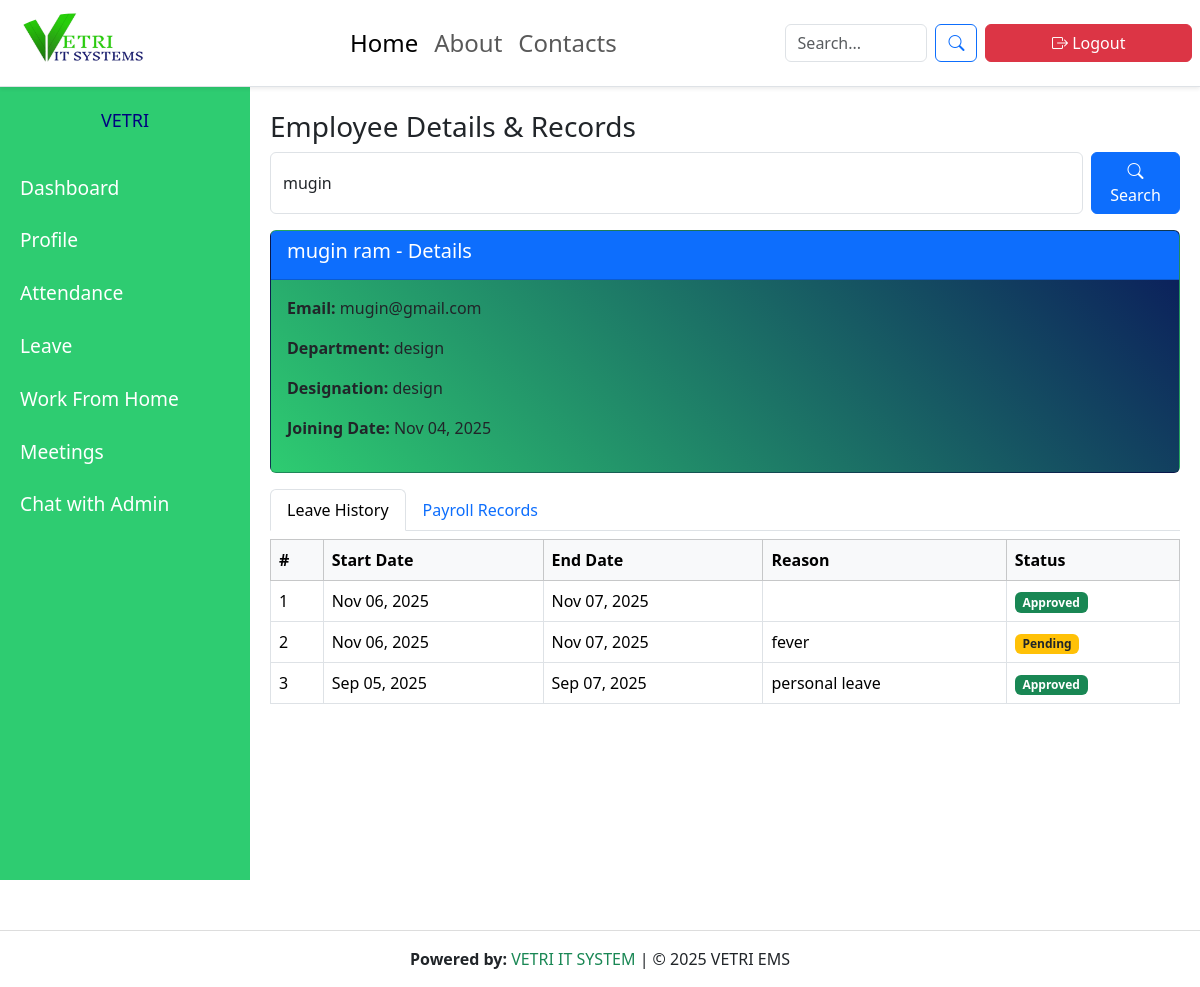
Page /employee/detail/?q=mugin on the committed database.
### employees/models.py (models this page shows, shortened)
class Employee(models.Model):
    user = models.OneToOneField(User, on_delete=models.CASCADE, null=True, blank=True)
    emp_id = models.CharField(max_length=20, unique=True)
    first_name = models.CharField(max_length=100)
    last_name = models.CharField(max_length=100, blank=True)
    email = models.EmailField(unique=True)
    phone = models.CharField(max_length=20)
    department = models.ForeignKey(Department, on_delete=models.CASCADE)
    designation = models.ForeignKey(Designation, on_delete=models.CASCADE)
    date_joined = models.DateField()
    address = models.TextField(blank=True)

class Department(models.Model):
    name = models.CharField(max_length=100)
    def __str__(self):
        return self.name

class Designation(models.Model):
    title = models.CharField(max_length=100)
    def __str__(self):
        return self.title

class Leave(models.Model):
    employee = models.ForeignKey(Employee, on_delete=models.CASCADE)
    start_date = models.DateField()
    end_date = models.DateField()
    reason = models.TextField()
    status = models.CharField(max_length=10, choices=[
        ('Pending', 'Pending'),
        ('Approved', 'Approved'),
        ('Rejected', 'Rejected'),
    ], default='Pending')

### employees/views.py (the view)
# urls.py: path('employee/detail/', views.employee_detail, name='employee_detail'),
def employee_detail(request):
    query = request.GET.get('q', '')
    employee = None
    leaves = None
    payrolls = None
    if query:
        employee = Employee.objects.filter(first_name__icontains=query) | Employee.objects.filter(last_name__icontains=query)
        if employee.exists():
            employee = employee.first()  # take first match
            leaves = Leave.objects.filter(employee=employee).order_by('-start_date')
            payrolls = Payroll.objects.filter(employee=employee).order_by('-month')
        else:
            employee = None
    return render(request, 'employees/employee_detail.html', {
        'employee': employee,
        'leaves': leaves,
        'payrolls': payrolls,
        'query': query
    })

### employees/context_processors.py (called while the page is built)
def admin_id_processor(request):
    try:
        admin_user = User.objects.filter(is_superuser=True).first()
        return {'admin_id': admin_user.id if admin_user else None}
    except:
        return {'admin_id': None}

### employees/templates/employees/employee_detail.html (shortened to what this page needs)
{% extends "base.html" %}
{% load static %}
{% block content %}
  <link href="https://cdn.jsdelivr.net/npm/bootstrap@5.3.3/dist/css/bootstrap.min.css" rel="stylesheet">
  <link href="https://cdn.jsdelivr.net/npm/bootstrap-icons@1.11.1/font/bootstrap-icons.css" rel="stylesheet">
  <div class="main-content">
    <h3>Employee Details & Records</h3>
    <form method="get" class="d-flex mb-3">
      <input type="text" name="q" class="form-control me-2" placeholder="Search by name..." value="{{ query }}">
      <button type="submit" class="btn btn-primary"><i class="bi bi-search"></i> Search</button>
    </form>
    {% if employee %}
    <div class="card mb-3">
      <div class="card-header bg-primary text-white">
        <h5>{{ employee.first_name }} {{ employee.last_name }} - Details</h5>
      </div>
      <div class="card-body">
        <p><strong>Email:</strong> {{ employee.email }}</p>
        <p><strong>Department:</strong> {{ employee.department }}</p>
        <p><strong>Designation:</strong> {{ employee.designation }}</p>
        <p><strong>Joining Date:</strong> {{ employee.date_joined|date:"M d, Y" }}</p>
      </div>
    </div>
    <ul class="nav nav-tabs" id="employeeTabs" role="tablist">
      <li class="nav-item">
        <button class="nav-link active" id="leave-tab" data-bs-toggle="tab" data-bs-target="#leave" type="button">Leave History</button>
      </li>
      <li class="nav-item">
        <button class="nav-link" id="payroll-tab" data-bs-toggle="tab" data-bs-target="#payroll" type="button">Payroll Records</button>
      </li>
    </ul>
    <div class="tab-content mt-2">
      <div class="tab-pane fade show active" id="leave">
        {% if leaves %}
        <table class="table table-bordered  mt-2">
          <thead class="table-light">
            <tr>
              <th>#</th>
              <th>Start Date</th>
              <th>End Date</th>
              <th>Reason</th>
              <th>Status</th>
            </tr>
          </thead>
          <tbody>
            {% for leave in leaves %}
            <tr>
              <td>{{ forloop.counter }}</td>
              <td>{{ leave.start_date|date:"M d, Y" }}</td>
              <td>{{ leave.end_date|date:"M d, Y" }}</td>
              <td>{{ leave.reason }}</td>
              <td>
                <span class="badge {% if leave.status == 'Approved' %}bg-success{% elif leave.status == 'Rejected' %}bg-danger{% else %}bg-warning text-dark{% endif %}">
                  {{ leave.status }}
                </span>
              </td>
            </tr>
            {% endfor %}
          </tbody>
        </table>
        {% else %}
        <p class="mt-2">No leave records found.</p>
        {% endif %}
      </div>
    </div>
    {% else %}
    <p>No employee found. Try searching by first or last name.</p>
    {% endif %}
  </div>
{% endblock %}

### employees/static/css/style.css (style rules this page uses)
body { margin: 0; font-family: 'Poppins', sans-serif; background-color: #f8f9fa; overflow-x: hidden; }
html { scroll-behavior: smooth; }
html, body { overflow-x: hidden !important; }
.card { background: linear-gradient(45deg, #2ECC71, #0A1A5B) !important; color: white; }

### rows in the picture
Employee: first_name "mugin", last_name "ram", email "mugin@gmail.com", department "design", designation "design", date_joined "Nov 04, 2025"
Leave: start_date "Nov 06, 2025", end_date "Nov 07, 2025", status "Approved"
Leave: start_date "Nov 06, 2025", end_date "Nov 07, 2025", reason "fever", status "Pending"
Leave: start_date "Sep 05, 2025", end_date "Sep 07, 2025", reason "personal leave", status "Approved"
